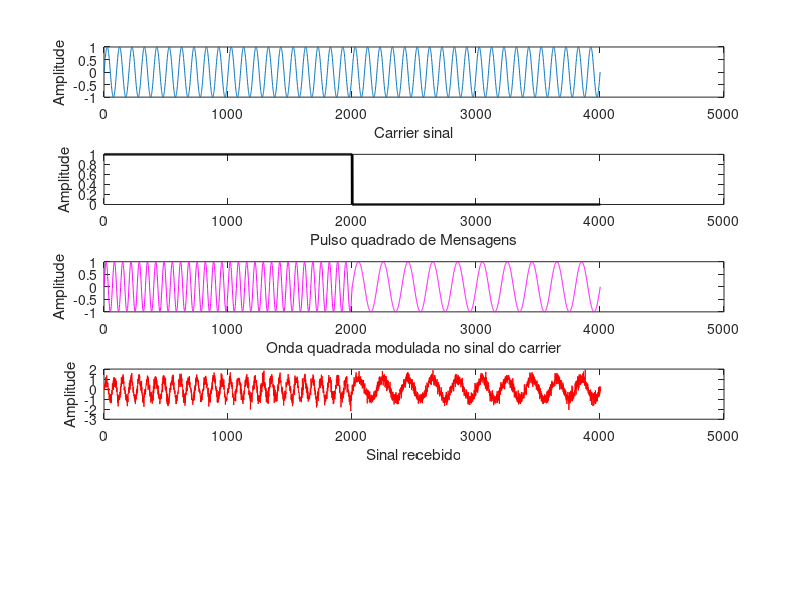

Reproduce this figure in MATLAB.
%Modulação, demodulação e avaliação de bit error entre os resultados

data = [1 0]; %defina os bits a serem modulados na onda

%DEFINIR SINAL CARRIER
%%%%%%%%%%%%%%%%%%%%%%%%%%%%%%%%%%%%%%%%%%%%%%%%%%%%%%%%%%%%%%%%%%%%%%%%%%%%%%
%frequência e período da onda carrier
frequencia_carrier = 10; 
periodo_carrier = 1/frequencia_carrier;

%frequência e período que definem a sampling rate(baseado na f e t da carrier)
f_sampling = frequencia_carrier * 100;
periodo_sampling = 1/f_sampling;

%tempo de retardamento da onda gerada.
%quanto maior esse valor, maior o tamanho de samplings t, dito que o período da carrier esteja definido.
holdup_time = 20;
proportional_holdup_time = holdup_time*length(data);
%definição do vetor de tempo de sampling
t = 0:periodo_sampling:(proportional_holdup_time*periodo_carrier); 
   %de zero até o tamanho do vetor que deseja carregar vezes o período da onda de carregamento 

onda_carrier = sin(2*pi*t*frequencia_carrier); %carrier wave: um seno com frequência delimitada pelos valores de t vezes valor de N(que depende do numero de bits)
figure(1);
subplot(5,1,1);
plot(onda_carrier);
xlabel('Carrier sinal');
ylabel('Amplitude');

%%%%%%%%%%%%%%%%%%%%%%%%%%%%%%%%%%%%%%%%%%%%%%%%%%%%%%%%%%%%%%%%%%%%%%%%%%%%%%

%CONVERTER OS DATA BITS EM ONDA QUADRADA
%%%%%%%%%%%%%%%%%%%%%%%%%%%%%%%%%%%%%%%%%%%%%%%%%%%%%%%%%%%%%%%%%%%%%%%%%%%%%%
periodo_pulso_quadrado = 0:periodo_sampling:(holdup_time*periodo_carrier);
pulso_quadrado = [];
	for i=1:length(data)
		for j=1:length((periodo_pulso_quadrado - 1))
			pulso_quadrado = [pulso_quadrado data(i)];
		end
	end


subplot(5,1,2)
plot(pulso_quadrado,'k','Linewidth',2)
xlabel('Pulso quadrado de Mensagens');
ylabel('Amplitude');
%%%%%%%%%%%%%%%%%%%%%%%%%%%%%%%%%%%%%%%%%%%%%%%%%%%%%%%%%%%%%%%%%%%%%%%%%%%%%%

%PROCESSO DE MODULAÇÃO

delta_frequencia = 0.5; % o quão violenta vai ser o `amortecimento` nos carregamentos de frequencia
frequencia_alta = frequencia_carrier + (frequencia_carrier*delta_frequencia);
frequencia_baixa = frequencia_carrier - (frequencia_carrier*delta_frequencia);

%Domínio dos sinais de modulação

t = 0:periodo_sampling:(periodo_carrier*holdup_time); %domínio: intervalos de período de sampling até um proporcional do período do carrier

%definição das frequencias moduladas
carrier_alta = sin(2*pi*t*frequencia_alta); %bit alto
carrier_baixa = sin(2*pi*t*frequencia_baixa); %bit baixo

vetor_sinal_modulado = [];

%faça um vetor-função que tenha como domínio divisões do período de sampling e vá até um período qualquer da onda carrier. 
%carregue esse vetor-função os valores apropriados da imagem dependendo do bit num vetor binário pre-existente

%esse vetor terá, efetivamente, a mesma range de valores que definem o duty-cycle do vetor binário
%mas uma sampling rate dependente do domínio da função de carrier
%ou seja: carregará duas funções baseadas no domínio e frequencia da função de carry
%dependendo do valor de um vetor-binário.
for i=1:length(data)
     if(data(i)==1)
         vetor_sinal_modulado = [vetor_sinal_modulado carrier_alta];
     else
         vetor_sinal_modulado = [vetor_sinal_modulado carrier_baixa];
     end
 end


subplot(5, 1, 3);
plot(vetor_sinal_modulado, 'm');
xlabel('Onda quadrada modulada no sinal do carrier');
ylabel('Amplitude');

ruido = 10;
onda_transmitida = awgn(vetor_sinal_modulado, ruido); %coloca ruído
subplot(5, 1, 4);
plot(onda_transmitida, 'r');
xlabel('Sinal recebido');
ylabel('Amplitude');    